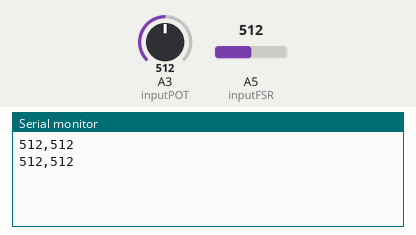
The sketch below on a simulated Arduino Uno, built with avr-gcc and run on an emulated ATmega328P. Parts: the last lines printed to the serial monitor. The test bench sets the inputs (shaded band); at power-on: A3 (inputPOT) = 512, A5 (inputFSR) = 512.

Above: at 2.8 s.
2.9 s: A3 (inputPOT) set to 716
At 3.8 s:
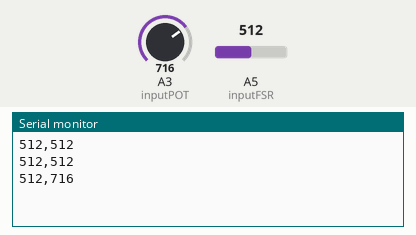
4.4 s: A5 (inputFSR) set to 716
At 5.4 s:
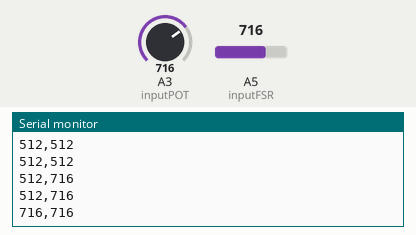
5.9 s: A3 (inputPOT) set to 900
At 6.8 s:
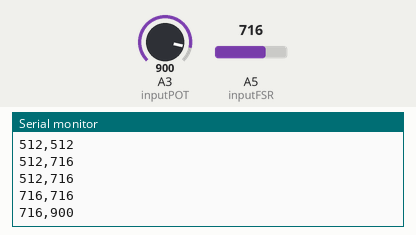
7.4 s: A5 (inputFSR) set to 900
At 8.8 s:
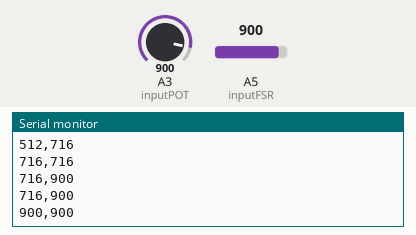
Timing chart, 0 to 9.9 s (numbered marks = the images above; inputs shaded):
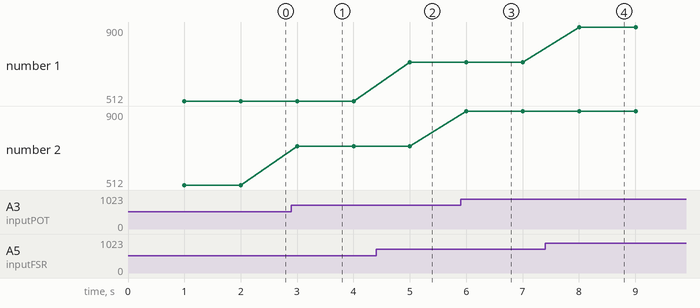

Measured:
- after the input at 2.9 s, the serial monitor: prints a new line after 0.10 s (image 1)
- after the input at 4.4 s, the serial monitor: prints a new line after 0.60 s (image 2)
- after the input at 5.9 s, the serial monitor: prints a new line after 0.10 s (image 3)
- after the input at 7.4 s, the serial monitor: prints a new line after 0.60 s (image 4)
- plotted number 2: 512 → 716 after the input at 2.9 s, 716 → 900 after the input at 5.9 s

The sketch:

combined.ino
```cpp
int inputFSR = 5;   // FSR connected to analog input A5
int inputPOT = 3;   // POT connected to analog input A3
//int inputIR = 0;    //  IR connected to analog input A0

int sensorValue;

void setup() {
  pinMode(inputFSR, INPUT);
  pinMode(inputPOT, INPUT);
  //pinMode(inputIR, INPUT);

  Serial.begin(9600);
}

void loop() {
  delay(1000);

  // read and print FSR readings
  sensorValue = analogRead(inputFSR);
  Serial.print(sensorValue);
  Serial.print(",");

  // read and print POT readings
  sensorValue = analogRead(inputPOT);
  Serial.print(sensorValue);
  //Serial.print(",");
  Serial.print("\n");

  // read and print IR readings
  //sensorValue = analogRead(inputFSR);
  //Serial.println(sensorValue);

}
```
